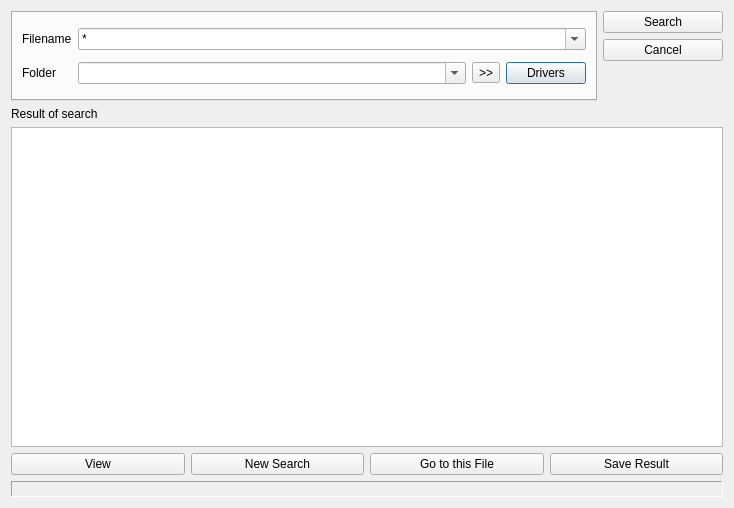
<?xml version="1.0" encoding="UTF-8"?>
<ui version="4.0">
 <class>SerchFileDialog</class>
 <widget class="QDialog" name="SerchFileDialog">
  <property name="geometry">
   <rect>
    <x>0</x>
    <y>0</y>
    <width>734</width>
    <height>508</height>
   </rect>
  </property>
  <property name="windowTitle">
   <string>Search File</string>
  </property>
  <layout class="QVBoxLayout" name="verticalLayout_3" stretch="0,1,0,0">
   <item>
    <layout class="QHBoxLayout" name="horizontalLayout">
     <item>
      <widget class="QTabWidget" name="tabWidget">
       <property name="currentIndex">
        <number>0</number>
       </property>
       <property name="tabBarAutoHide">
        <bool>true</bool>
       </property>
       <widget class="QWidget" name="normalTab">
        <attribute name="title">
         <string>Normal</string>
        </attribute>
        <layout class="QGridLayout" name="gridLayout" columnstretch="0,1,0,0,0" columnminimumwidth="0,0,0,0,0">
         <item row="0" column="0">
          <widget class="QLabel" name="label">
           <property name="text">
            <string>Filename</string>
           </property>
          </widget>
         </item>
         <item row="0" column="1" colspan="4">
          <widget class="QComboBox" name="cbFileName">
           <property name="editable">
            <bool>true</bool>
           </property>
           <property name="currentText">
            <string>*</string>
           </property>
          </widget>
         </item>
         <item row="1" column="3">
          <widget class="QToolButton" name="btnBrowseFolder">
           <property name="text">
            <string>&gt;&gt;</string>
           </property>
          </widget>
         </item>
         <item row="1" column="0">
          <widget class="QLabel" name="label_2">
           <property name="text">
            <string>Folder</string>
           </property>
          </widget>
         </item>
         <item row="1" column="1" colspan="2">
          <widget class="QComboBox" name="cbFolder">
           <property name="minimumSize">
            <size>
             <width>350</width>
             <height>0</height>
            </size>
           </property>
           <property name="editable">
            <bool>true</bool>
           </property>
          </widget>
         </item>
         <item row="1" column="4">
          <widget class="QPushButton" name="btnDrivers">
           <property name="text">
            <string>Drivers</string>
           </property>
           <property name="flat">
            <bool>false</bool>
           </property>
          </widget>
         </item>
        </layout>
       </widget>
      </widget>
     </item>
     <item>
      <layout class="QVBoxLayout" name="verticalLayout">
       <item>
        <widget class="QPushButton" name="btnStartSearch">
         <property name="sizePolicy">
          <sizepolicy hsizetype="Minimum" vsizetype="Fixed">
           <horstretch>0</horstretch>
           <verstretch>0</verstretch>
          </sizepolicy>
         </property>
         <property name="minimumSize">
          <size>
           <width>120</width>
           <height>0</height>
          </size>
         </property>
         <property name="text">
          <string>Search</string>
         </property>
        </widget>
       </item>
       <item>
        <widget class="QPushButton" name="btnCancel">
         <property name="text">
          <string>Cancel</string>
         </property>
        </widget>
       </item>
       <item>
        <spacer name="verticalSpacer">
         <property name="orientation">
          <enum>Qt::Vertical</enum>
         </property>
         <property name="sizeHint" stdset="0">
          <size>
           <width>20</width>
           <height>40</height>
          </size>
         </property>
        </spacer>
       </item>
      </layout>
     </item>
    </layout>
   </item>
   <item>
    <widget class="QWidget" name="widgetResult" native="true">
     <layout class="QVBoxLayout" name="verticalLayout_2" stretch="0,0">
      <property name="leftMargin">
       <number>0</number>
      </property>
      <property name="topMargin">
       <number>0</number>
      </property>
      <property name="rightMargin">
       <number>0</number>
      </property>
      <property name="bottomMargin">
       <number>0</number>
      </property>
      <item>
       <widget class="QLabel" name="labelTip">
        <property name="text">
         <string>Result of search</string>
        </property>
       </widget>
      </item>
      <item>
       <widget class="QListView" name="lwResult">
        <property name="editTriggers">
         <set>QAbstractItemView::NoEditTriggers</set>
        </property>
        <property name="uniformItemSizes">
         <bool>true</bool>
        </property>
       </widget>
      </item>
     </layout>
    </widget>
   </item>
   <item>
    <widget class="QWidget" name="widgetButtons" native="true">
     <layout class="QHBoxLayout" name="horizontalLayout_2">
      <property name="leftMargin">
       <number>0</number>
      </property>
      <property name="topMargin">
       <number>0</number>
      </property>
      <property name="rightMargin">
       <number>0</number>
      </property>
      <property name="bottomMargin">
       <number>0</number>
      </property>
      <item>
       <widget class="QPushButton" name="btnView">
        <property name="text">
         <string>View</string>
        </property>
       </widget>
      </item>
      <item>
       <widget class="QPushButton" name="btnNew">
        <property name="text">
         <string>New Search</string>
        </property>
       </widget>
      </item>
      <item>
       <widget class="QPushButton" name="btnGoToFile">
        <property name="text">
         <string>Go to this File</string>
        </property>
       </widget>
      </item>
      <item>
       <widget class="QPushButton" name="btnSave">
        <property name="text">
         <string>Save Result</string>
        </property>
       </widget>
      </item>
     </layout>
    </widget>
   </item>
   <item>
    <widget class="QFrame" name="frameCurrentDir">
     <property name="frameShape">
      <enum>QFrame::Panel</enum>
     </property>
     <property name="frameShadow">
      <enum>QFrame::Sunken</enum>
     </property>
     <layout class="QHBoxLayout" name="horizontalLayout_3">
      <property name="spacing">
       <number>0</number>
      </property>
      <property name="leftMargin">
       <number>6</number>
      </property>
      <property name="topMargin">
       <number>0</number>
      </property>
      <property name="rightMargin">
       <number>0</number>
      </property>
      <property name="bottomMargin">
       <number>0</number>
      </property>
      <item>
       <widget class="QLabel" name="labelCurentPath">
        <property name="frameShape">
         <enum>QFrame::NoFrame</enum>
        </property>
        <property name="frameShadow">
         <enum>QFrame::Sunken</enum>
        </property>
        <property name="text">
         <string/>
        </property>
       </widget>
      </item>
     </layout>
    </widget>
   </item>
  </layout>
 </widget>
 <tabstops>
  <tabstop>btnStartSearch</tabstop>
  <tabstop>btnCancel</tabstop>
  <tabstop>cbFileName</tabstop>
  <tabstop>cbFolder</tabstop>
  <tabstop>btnBrowseFolder</tabstop>
  <tabstop>btnDrivers</tabstop>
  <tabstop>lwResult</tabstop>
  <tabstop>btnView</tabstop>
  <tabstop>btnNew</tabstop>
  <tabstop>btnGoToFile</tabstop>
  <tabstop>btnSave</tabstop>
  <tabstop>tabWidget</tabstop>
 </tabstops>
 <resources/>
 <connections/>
</ui>
